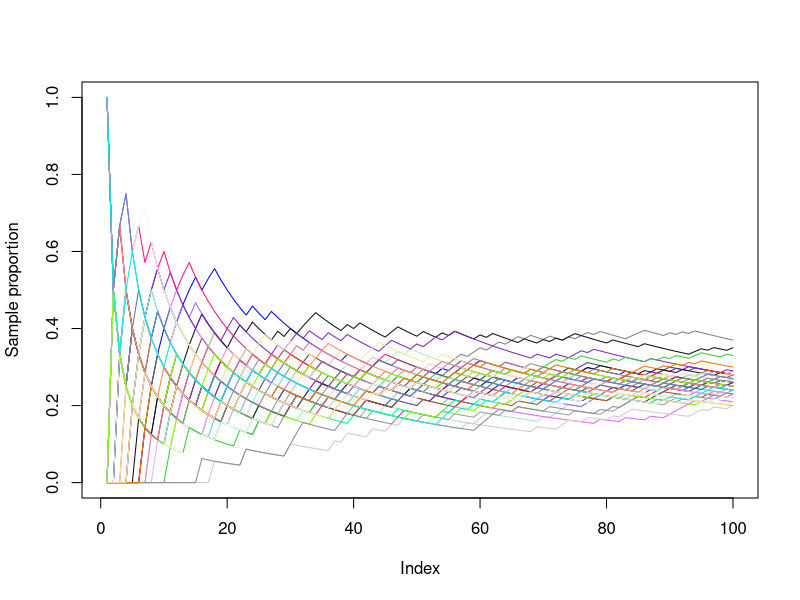

Recreate this plot in R.
plot(1:100, type = "n", ylim = c(0, 1), ylab = "Sample proportion")
p <- 0.25
for (i in 1:50) {
  z <- rbinom(100, size = 1, prob = p)
  lines(1:100, cumsum(z) / 1:100, col = sample(colors(), 1))
}